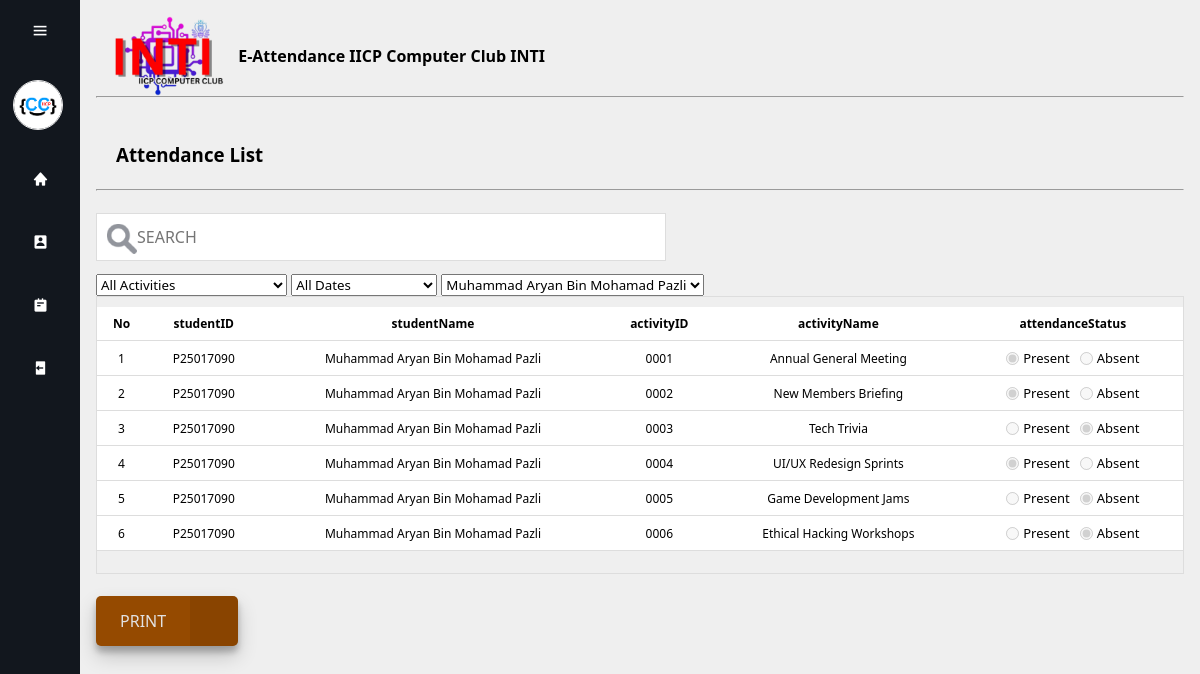
Screenshot of /attendance/attendance.php?studentID=P25017090 (signed in) with the database file from the repository.
### tables this page shows
CREATE TABLE `record` (
  `studentID` varchar(11) NOT NULL,
  `activityID` varchar(11) NOT NULL,
  `attendanceStatus` varchar(50) NOT NULL DEFAULT 'Absent'
);

CREATE TABLE `student` (
  `studentID` varchar(11) NOT NULL,
  `studentName` varchar(100) NOT NULL,
  `password` varchar(255) NOT NULL,
  `phoneNo` varchar(14) NOT NULL,
  `programme` varchar(100) NOT NULL
);

CREATE TABLE `activity` (
  `activityID` varchar(11) NOT NULL,
  `activityName` varchar(100) NOT NULL,
  `date` date NOT NULL,
  `time` time NOT NULL,
  `location` varchar(150) NOT NULL,
  `advisorID` varchar(11) NOT NULL
);

### attendance/attendance.php (the view, shortened to what this page needs)
<?php include 'header.php'; ?>
<html>
    <?php include 'menu.php';?>
    <?php
        function safe($con, $value) {
            $value = mysqli_real_escape_string($con, $value);
            return $value;
        }
        $StID = "";
        if(isset($_GET['studentID'])){
            $StID = safe($con, $_GET['studentID']);
        }
    ?>
    <head>
    </head>
    <div class="main-content">
        <div id="Div1">
            <img class='logo' src="images/picture2.png" alt="logo"><span style="vertical-align: middle;font-weight: 650;">E-Attendance IICP Computer Club INTI</span><hr>
            <br><br><h3 class="textindent">Attendance List</h3><br><hr>
        </div>
         <div class="search-container">
            <form action="" method="GET">
                <br><input type="text" id="myInput" style="float:right;" name="search" autocomplete="off" placeholder="SEARCH" size="50" value="<?php if(isset($_GET['search'])){ echo htmlspecialchars($_GET['search']);} ?>" autofocus>
            </form>
        </div>
        <form method="GET" action="">
            <select name="activityID" onchange="this.form.submit()">
                <option value="">All Activities</option>
            </select>
            <select name="dateFilter" onchange="this.form.submit()">
                <option value="">All Dates</option>
            </select>
            <select name="studentID" onchange="this.form.submit()">
                <?php
                $studentList = mysqli_query($con, "SELECT * FROM student ORDER BY studentName ASC");
                while($stu = mysqli_fetch_array($studentList)){
                ?>
                    <option value="<?php echo $stu['studentID']; ?>"
                        <?php if(isset($_GET['studentID']) && $_GET['studentID']==$stu['studentID']) echo "selected"; ?>>
                        <?php echo $stu['studentName']; ?>
                    </option>
                <?php } ?>
            </select>
        </form>
        <div class="table-container">
            <table class="move" id="studentlist">
                <tr>
                    <th>No</th>
                    <th>studentID</th>
                    <th>studentName</th>
                    <th>activityID</th>
                    <th>activityName</th>
                    <th>attendanceStatus</th>
                </tr>
                <?php
                    $no=1;
                    $query = "SELECT * FROM student AS t1
                            INNER JOIN record AS t2
                            ON t1.studentID = t2.studentID
                            INNER JOIN activity AS t3
                            ON t3.activityID = t2.activityID
                            WHERE 1=1";
                    if($StID != ""){
                        $query .= " AND t2.studentID='$StID'";
                    }
                    $query .= " ORDER BY t1.studentID ASC";
                    $result = mysqli_query($con, $query);
                    $todayDate = date('Y-m-d');
                    if(mysqli_num_rows($result) > 0){
                        while($row = mysqli_fetch_assoc($result)){
                        $disableEdit = ($row['date'] < $todayDate) ? "disabled" : "";
                ?>
                                <tr data-date="<?php echo $row['date']; ?>">
                                    <td><?php echo $no; ?></td>
                                    <td><?php echo $row['studentID']; ?></td>
                                    <td><?php echo $row['studentName']; ?></td>
                                    <td><?php echo $row['activityID']; ?></td>
                                    <td><?php echo $row['activityName']; ?></td>
                                    <td>
                                        <form action="attendance_update.php" method="POST">
                                            <label>
                                                <input type="radio"
                                                    name="attendanceStatus"
                                                    value="Present"
                                                    <?php if ($row['attendanceStatus'] == 'Present') echo 'checked'; ?>
                                                        <?php echo $disableEdit; ?>
                                                    onchange="this.form.submit();">
                                                Present
                                            </label>
                                            <label>
                                                <input type="radio"
                                                    name="attendanceStatus"
                                                    value="Absent"
                                                    <?php if ($row['attendanceStatus'] == 'Absent') echo 'checked'; ?>
                                                        <?php echo $disableEdit; ?>
                                                    onchange="this.form.submit();">
                                                Absent
                                            </label>
                                        </form>
                                    </td>
                                </tr>
                <?php $no++;}
                    }else{
                        echo "<tr><td colspan='6'>No record found.</td></tr>";
                    }
                ?>
            </table><br>
        </div>
            <br><p>
                <button class="button3" id="button">
                    <span class="button_text3">PRINT</span>
                    <span class="button_icon3">
                    </span>
                </button>
            </p><br>
        </div>
    </div>
    </body>
</html>

### attendance/style.css (style rules this page uses)
label { color: #000000; font-size: 20px; }
body { background:#efefef; }
input { font-size: 15px; }
html { font-family: Arial, Helvetica, sans-serif; }
.button3 { display: flex; height: 50px; padding: 0; background: #954a00; border: none; outline: none; border-radius: 5px; overflow: hidden; font-family: 'Roboto',sans-serif; font-size: 16px; font-weight: 500; cursor: pointer; box-shadow: rgba(0, 0, 0, 0.19) 0px 10px 20px, rgba(0, 0, 0, 0.23) 0px 6px 6px; transition: all 160ms ease-in; }
.button_text3, .button_icon3 { display: flex; align-items: center; height: 100%; padding: 0 24px; color: rgb(226, 226, 226); }
.button_icon3 { font-size: 1.5em; background:rgb(0, 0, 0,0.08) ; }
td form { display: flex; justify-content: center; gap: 10px; }
td form label { display: flex; align-items: center; gap: 4px; cursor: pointer; font-size: 13px; }
td form input[type="radio"] { cursor: pointer; accent-color: green; }

### attendance/menu.php (style rules this page uses)
* { margin: 0; padding: 0; box-sizing: border-box; font-family: 'Segoe UI', Tahoma, Geneva, Verdana, sans-serif; }
.main-content { position: relative; min-height: 100vh; top: 0; left: 80px; transition: all 0.5s ease; width: calc(100% - 80px); padding: 1rem; }

### attendance/attendance.php (style rules this page uses)
h3.textindent { text-indent: 20px; }
table,th,td { text-align: center; font-size: 12px; }
table.move { margin-top:10px; margin-left:0px; border-collapse: collapse; width: 100%; }
th { position: sticky; top: 0; background-color: #ffffff; z-index: 1; height: 20px; }
th, td { padding: 8px; border-bottom: 1px solid #DDD; }
tr { background-color: #ffffff; height: 25px; }
img.logo { display: inline-block; height: 10%; pointer-events: none; vertical-align: middle; }
#myInput { background-image: url('images/searchicon.png'); background-position: 10px 10px; background-repeat: no-repeat; width: 100%; font-size: 16px; padding: 12px 20px 12px 40px; border: 1px solid #ddd; margin-bottom: 12px; }
.search-container { display: flex; justify-content: flex-start; width: 100%; }
.table-container { max-height: 446px; overflow-y: auto; border: 1px solid #ddd; }

### rows the page displays
record: studentID "P25017090", studentID.studentName "Muhammad Aryan Bin Mohamad Pazli", activityID.activityID "0001", activityID.activityName "Annual General Meeting", attendanceStatus "☑ Present", attendanceStatus "☐ Absent"
record: studentID "P25017090", studentID.studentName "Muhammad Aryan Bin Mohamad Pazli", activityID.activityID "0002", activityID.activityName "New Members Briefing", attendanceStatus "☑ Present", attendanceStatus "☐ Absent"
record: studentID "P25017090", studentID.studentName "Muhammad Aryan Bin Mohamad Pazli", activityID.activityID "0003", activityID.activityName "Tech Trivia", attendanceStatus "☐ Present", attendanceStatus "☑ Absent"
record: studentID "P25017090", studentID.studentName "Muhammad Aryan Bin Mohamad Pazli", activityID.activityID "0004", activityID.activityName "UI/UX Redesign Sprints", attendanceStatus "☑ Present", attendanceStatus "☐ Absent"
record: studentID "P25017090", studentID.studentName "Muhammad Aryan Bin Mohamad Pazli", activityID.activityID "0005", activityID.activityName "Game Development Jams", attendanceStatus "☐ Present", attendanceStatus "☑ Absent"
record: studentID "P25017090", studentID.studentName "Muhammad Aryan Bin Mohamad Pazli", activityID.activityID "0006", activityID.activityName "Ethical Hacking Workshops", attendanceStatus "☐ Present", attendanceStatus "☑ Absent"

### other values shown
form field studentID "Muhammad Aryan Bin Mohamad Pazli"
